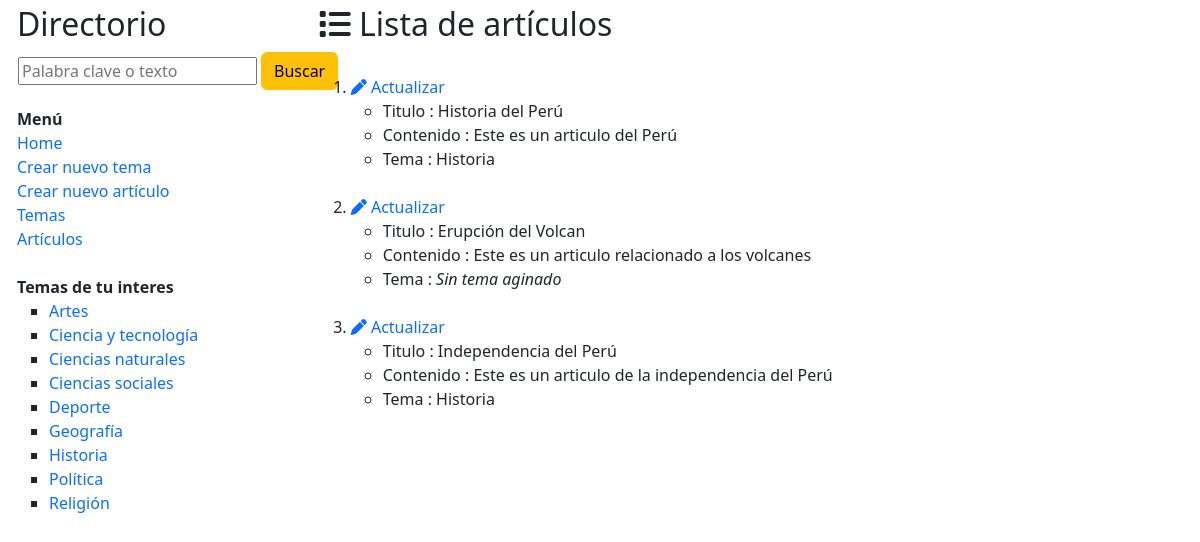
Before: /articulos with the older database file.
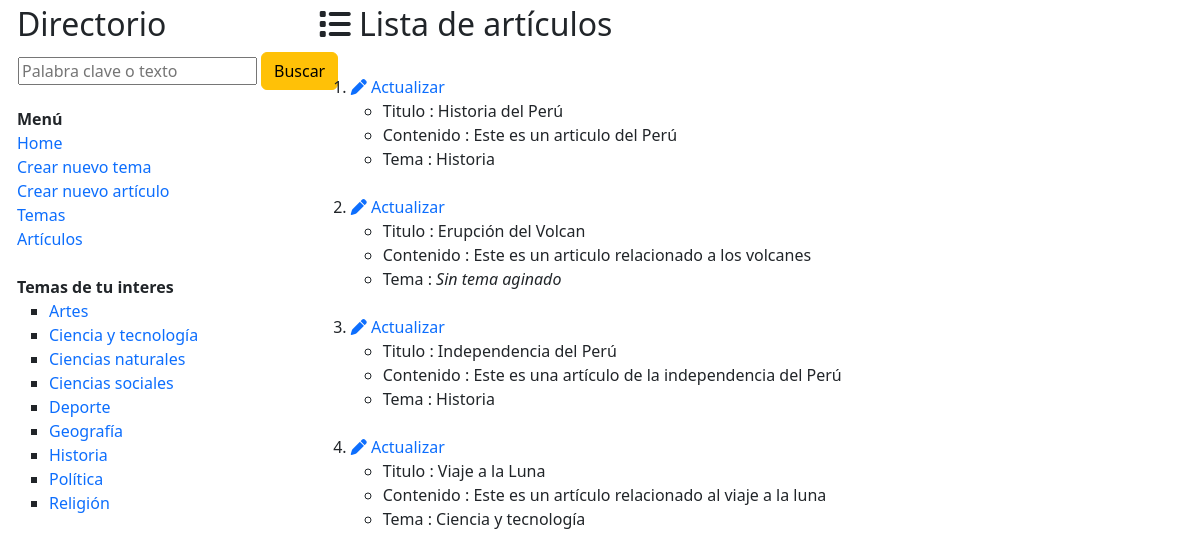
After: the same page with the newer database file.
### wikiApp/models.py (models this page shows)
class temaWiki(models.Model):
    nombre = models.CharField(max_length=128, null=True, blank=True)
    descripcion = models.CharField(max_length=512, null=True, blank=True)

class articuloWiki(models.Model):
    titulo = models.CharField(max_length=128, null=True, blank=True)
    contenido = models.CharField(max_length=1024, null=True, blank=True)
    temaR = models.ForeignKey(temaWiki, null=True, blank=True, on_delete=models.SET_NULL)

### wikiApp/views.py (the view)
# urls.py: path('articulos', views.articulos, name='articulos'),
def articulos(request):
    listaArticulos = articuloWiki.objects.all()
    return render(request,'articulos.html',{
        'listaArticulos': listaArticulos,
        'listaTemas':temaWiki.objects.all()
    })

### wikiApp/templates/articulos.html (shortened to what this page needs)
{% extends "layout.html" %}
{% block contenido %}
    <h2><i class="fa-solid fa-list"></i> Lista de artículos</h2>
    <ol>
        {% for articulo in listaArticulos %}
        <br>
        <li> <a href="{% url 'wikiApp:actualizarArticulo' articulo.id %}"><i class="fa-solid fa-pen"></i> Actualizar</a>
            <ul>
                <li>Titulo : {{ articulo.titulo }}</li>
                <li>Contenido : {{ articulo.contenido }}</li>
                {% if articulo.temaR.nombre is null %}
                    <li>Tema : <i> Sin tema aginado</i></li>
                {% else %}
                    <li>Tema : {{ articulo.temaR.nombre }}</li>
                {% endif %}
            </ul>
        </li>
        {% endfor %}
    </ol>
{% endblock %}

### wikiApp/templates/layout.html (shortened to what this page needs)
{% load static %}
<html>
<head>
    <link href="https://cdn.jsdelivr.net/npm/bootstrap@5.3.0/dist/css/bootstrap.min.css" rel="stylesheet">
    <link rel="stylesheet" href="https://cdnjs.cloudflare.com/ajax/libs/font-awesome/6.3.0/css/all.min.css" />
    <link rel="stylesheet" href="{% static 'css/estilos.css'%}">
</head>
<body>
    <div class="row" style="margin-left:5px; margin-top:5px">
        <div class="col-3">
            <h2>Directorio</h2>
            <div>
                <form method="post" action="{% url 'wikiApp:buscarArticulo' %}">
                    <table>
                        <tr>
                            <td><input type="text" name="texto" placeholder="Palabra clave o texto"></td>
                            <td width="10"></td>
                            <td><input class="btn btn-warning" type="submit" value="Buscar"></td>
                        </tr>
                    </table>
                </form>
            </div>
            <b>Menú</b>
            <div>
                <a href="{% url 'wikiApp:inicio' %}"  >Home</a>
            </div>
            <div>
                <a href="{% url 'wikiApp:nuevoTema' %}">Crear nuevo tema</a>
            </div>
            <div>
                <a href="{% url 'wikiApp:nuevoArticulo' %}">Crear nuevo artículo</a>
            </div>
            <div>
                <a href="{% url 'wikiApp:temas' %}">Temas</a>
            </div>
            <div>
                <a href="{% url 'wikiApp:articulos' %}">Artículos</a>
            </div>
            <br>
            <div>
                <b>Temas de tu interes</b>
                <ul type="square">
                    {% for tema in listaTemas %}
                        <li><a href="{% url 'wikiApp:verTema' tema.id %}">{{ tema.nombre }}</a></li>
                    {% endfor %}
                </ul>
            </div>
        </div>
        <div class="col-8">
            {% block contenido %}
            {% endblock %}
        </div>
    </div>
</body>
</html>

Changed rows visible on the page:
changed articuloWiki "Independencia del Perú": contenido "Este es un articulo de la independencia del Perú" → "Este es una artículo de la independencia del Perú"
added articuloWiki: titulo "Viaje a la Luna", contenido "Este es un artículo relacionado al viaje a la luna", temaR.nombre "Ciencia y tecnología"
